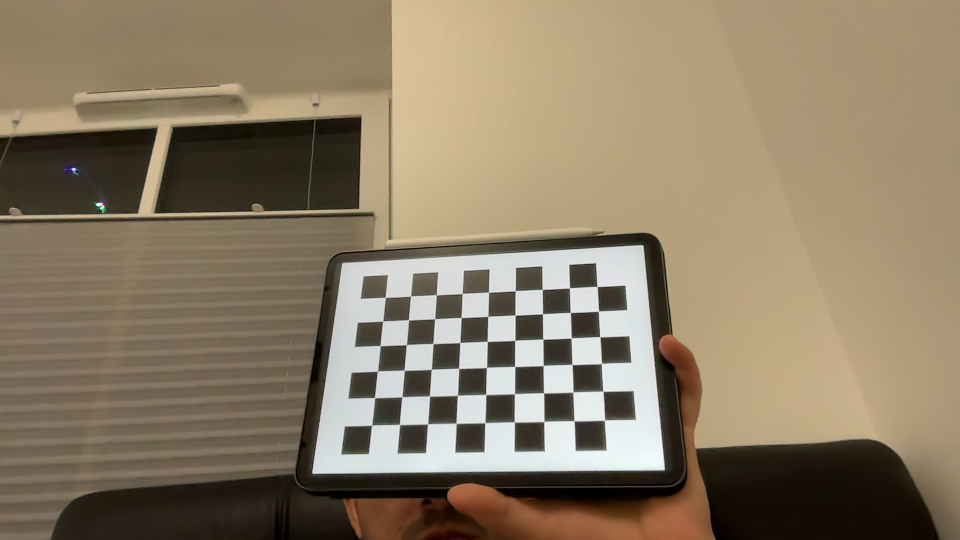
#> input picture ScientificWorking/images/img0.png, 1920 x 1080 px (shown at 1/2 size); its folder holds 5 pictures in this run
$ python calibration.py
#> lines starting #> are read from the running program, lines starting #| are printed output that depends on the picture; after the words box and inside, x2 and y2 are one past the last pixel; in counts of white or black regions, pixels touching at a corner belong together
import numpy as np
import cv2 as cv
import glob
import pickle

################ FIND CHESSBOARD CORNERS - OBJECT POINTS AND IMAGE POINTS #############################

chessboardSize = (9, 6)
frameSize = (640, 480)

# Termination criteria
criteria = (cv.TERM_CRITERIA_EPS + cv.TERM_CRITERIA_MAX_ITER, 30, 0.001)

# Prepare object points, like (0,0,0), (1,0,0), (2,0,0) ....,(6,5,0)
objp = np.zeros((chessboardSize[0] * chessboardSize[1], 3), np.float32)
objp[:, :2] = np.mgrid[0:chessboardSize[0], 0:chessboardSize[1]].T.reshape(-1, 2)

# Size of each square in millimeters
size_of_chessboard_squares_mm = 20
objp *= size_of_chessboard_squares_mm

# Arrays to store object points and image points from all the images.
objpoints = []  # 3D points in real-world space
imgpoints = []  # 2D points in image plane

# Read images from the 'images' folder
images = glob.glob('images/*.png')

if not images:
    raise FileNotFoundError("No images found in the 'images' folder. Please ensure the images are in the correct location.")

for image in images:
    img = cv.imread(image)
#> img is the input picture: shape (1080, 1920, 3); mean B, G, R 102, 125.2, 139.8
    if img is None:
        print(f"Warning: Unable to read image {image}")
        continue

    gray = cv.cvtColor(img, cv.COLOR_BGR2GRAY)
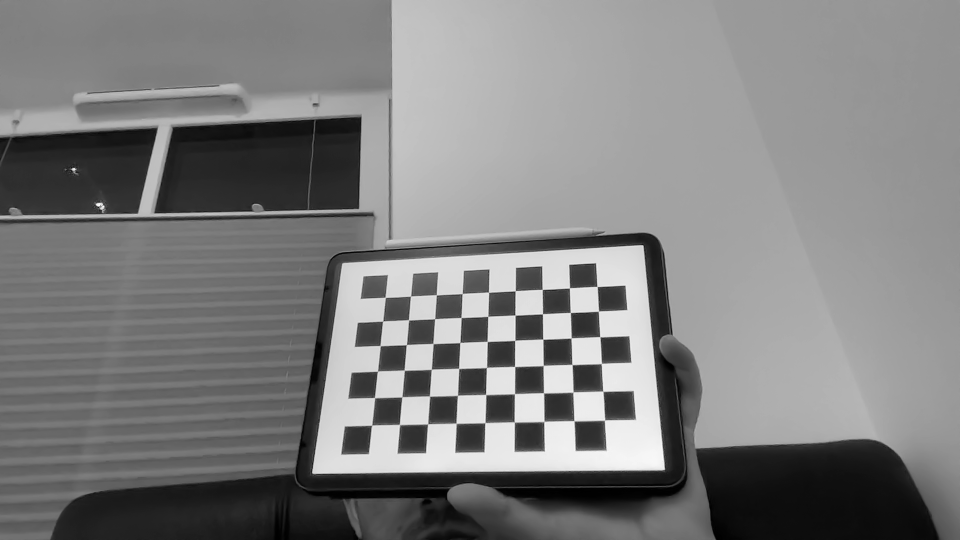
#> gray: shape (1080, 1920) (shown at 1/2 size); min 0, max 255, mean 126.9

    # Find the chess board corners
    ret, corners = cv.findChessboardCorners(gray, chessboardSize, None)
#> ret = True; corners = 54 rows, first 8: [770.9, 595.4], [821.7, 592.6], [873.3, 590.3], [924.8, 587.8], [977.6, 584.9], [1030.8, 582.2], [1085, 579.5], [1139.3, 576.4]

    # If found, add object points and image points (after refining them)
    if ret:
        objpoints.append(objp)
        corners2 = cv.cornerSubPix(gray, corners, (11, 11), (-1, -1), criteria)
#> corners2 = 54 rows, first 8: [770.7, 595.3], [821.6, 592.7], [873.1, 590.4], [924.7, 587.6], [977.6, 584.8], [1030.8, 582.1], [1084.8, 579.4], [1139.5, 576.2]
        imgpoints.append(corners2)

        # Draw and display the corners
        cv.drawChessboardCorners(img, chessboardSize, corners2, ret)
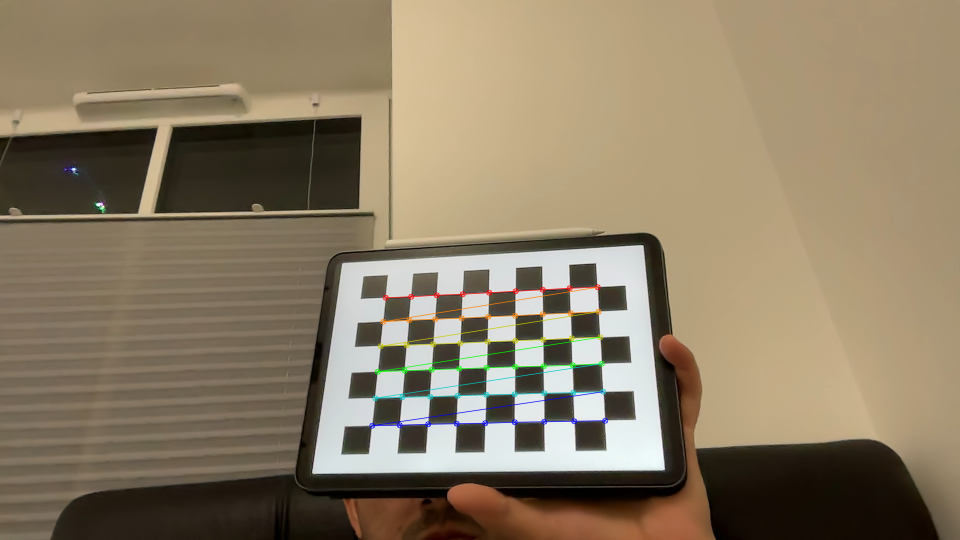
#> img: shape (1080, 1920, 3) (shown at 1/2 size); 0.91% of pixels changed, all inside (x1, y1, x2, y2) = (738, 568, 1217, 858)
        cv.imshow('img', img)
        cv.waitKey(500)
#> pass 2 of the loop `for image in images:`:
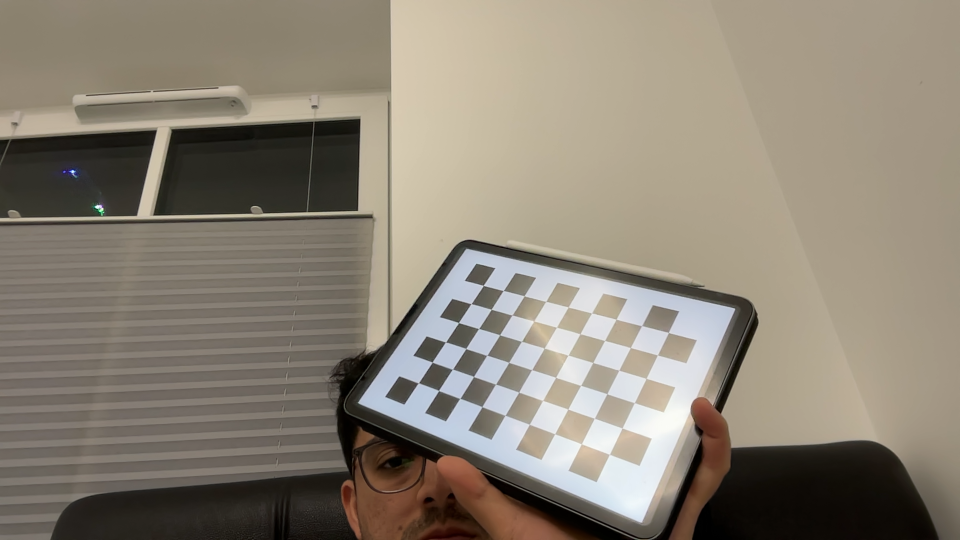
#> input picture ScientificWorking/images/img1.png, 1920 x 1080 px (shown at 1/2 size)
#> img is the input picture: shape (1080, 1920, 3); mean B, G, R 116.9, 130.5, 139.1
#> `gray = cv.cvtColor(img, cv.COLOR_BGR2GRAY)`:
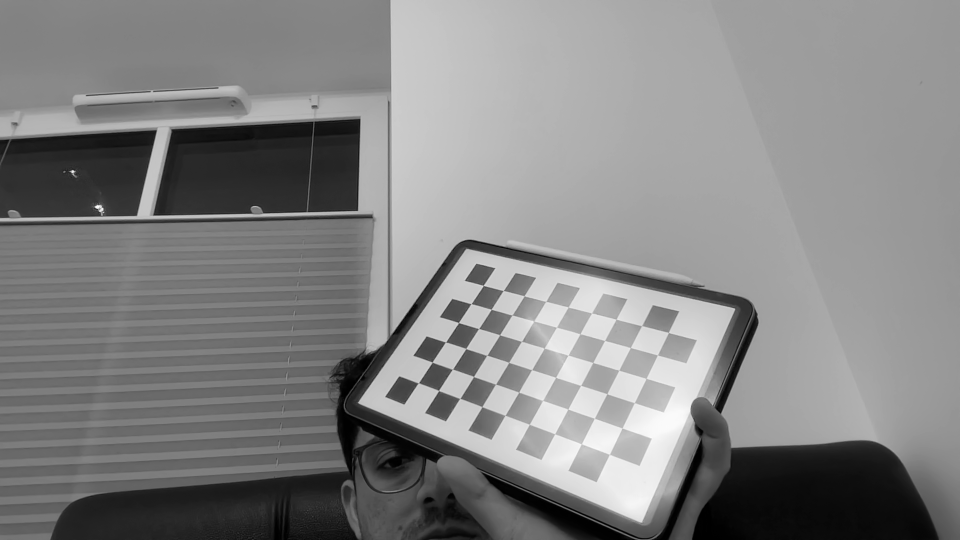
#> gray: shape (1080, 1920) (shown at 1/2 size); min 0, max 255, mean 131.6
#> ret = False; corners = 31 rows, first 8: [1153, 705], [1111.5, 755.5], [1007, 581.5], [983, 619], [943, 608], [1048.5, 592], [1025, 630.5], [1000, 670.5]
#> pass 3 of the loop `for image in images:`:
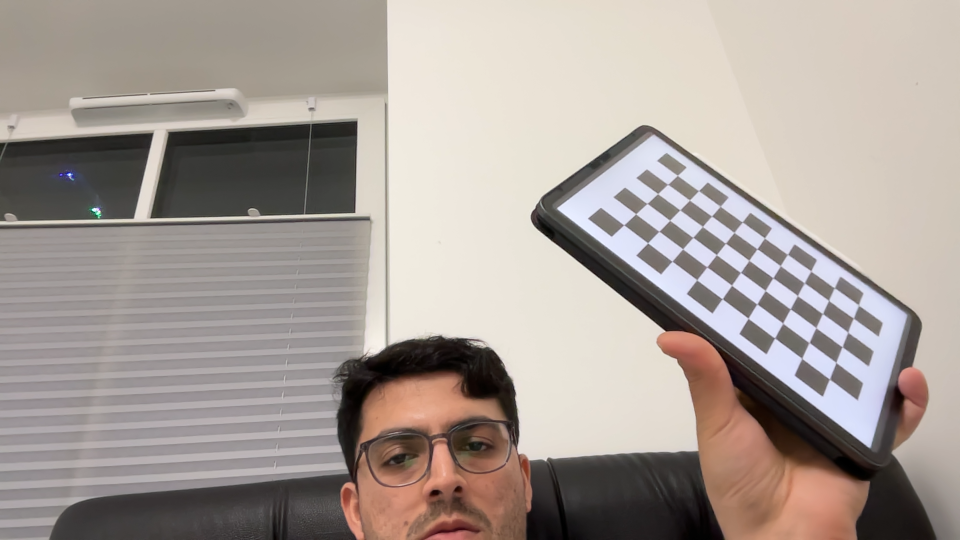
#> input picture ScientificWorking/images/img10.png, 1920 x 1080 px (shown at 1/2 size)
#> img is the input picture: shape (1080, 1920, 3); mean B, G, R 150.6, 156.7, 166.6
#> `gray = cv.cvtColor(img, cv.COLOR_BGR2GRAY)`:
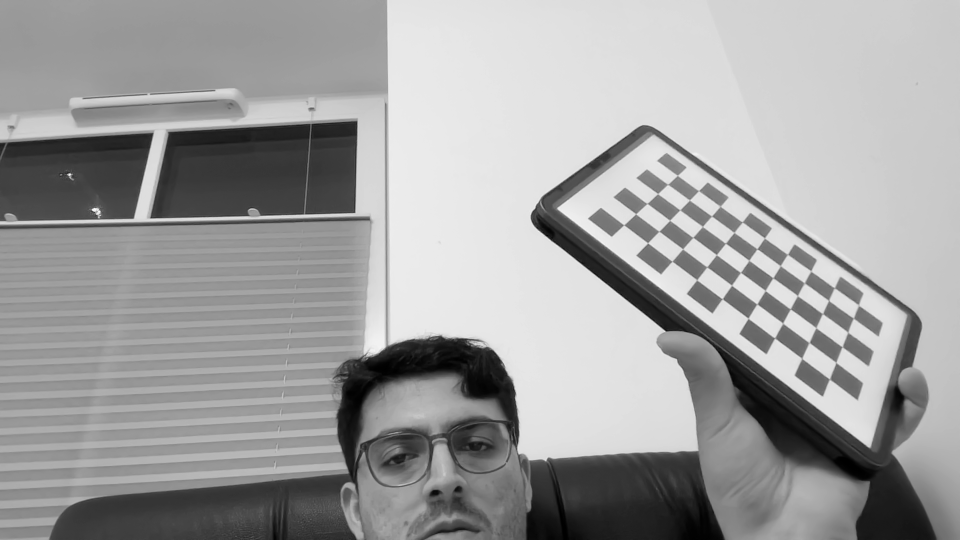
#> gray: shape (1080, 1920) (shown at 1/2 size); min 0, max 255, mean 159
#> ret = True; corners = 54 rows, first 8: [1355.1, 350.7], [1398.1, 381.8], [1441.2, 412.8], [1484.9, 444.4], [1528.8, 475.7], [1576.3, 508.7], [1621.7, 541.3], [1669, 576]
#> corners2 = 54 rows, first 8: [1355.2, 351.3], [1397.6, 381.8], [1440.8, 412.9], [1484.9, 444.4], [1529.5, 476.4], [1575.4, 509.1], [1622.2, 542.4], [1669, 576]
#> `cv.drawChessboardCorners(img, chessboardSize, corners2, ret)`:
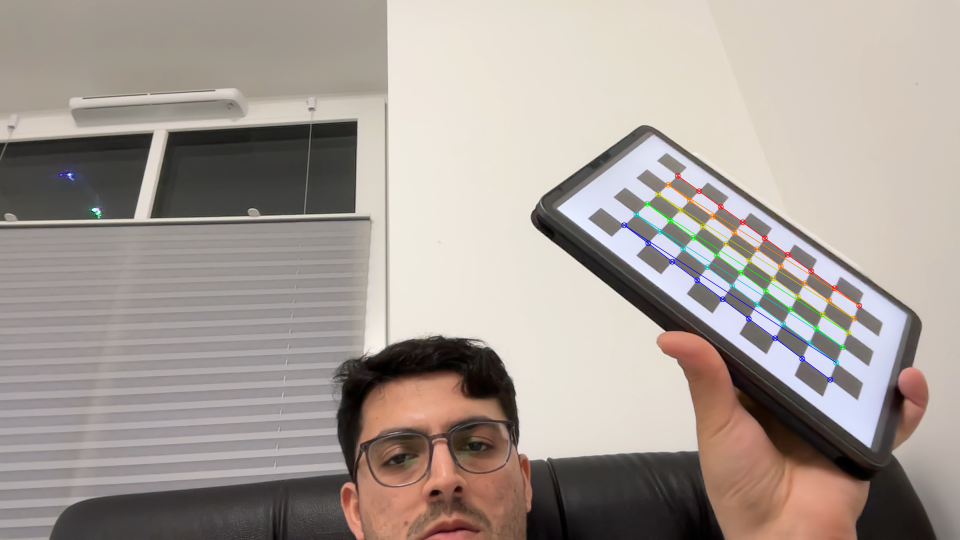
#> img: shape (1080, 1920, 3) (shown at 1/2 size); 0.82% of pixels changed, all inside (x1, y1, x2, y2) = (1242, 345, 1725, 766)
#> the loop made 5 passes; the first 3 are shown

cv.destroyAllWindows()

############## CALIBRATION #######################################################

ret, cameraMatrix, dist, rvecs, tvecs = cv.calibrateCamera(objpoints, imgpoints, frameSize, None, None)

# Save the calibration results for later use
with open("calibration.pkl", "wb") as f:
    pickle.dump((cameraMatrix, dist), f)

with open("cameraMatrix.pkl", "wb") as f:
    pickle.dump(cameraMatrix, f)

with open("dist.pkl", "wb") as f:
    pickle.dump(dist, f)

############## UNDISTORTION ######################################################

# Test with a specific image (replace with a valid image path)
test_image_path = 'images/img0.png'
img = cv.imread(test_image_path)
if img is None:
    raise FileNotFoundError(f"Test image '{test_image_path}' not found or unreadable.")

h, w = img.shape[:2]
#> h = 1080; w = 1920
newCameraMatrix, roi = cv.getOptimalNewCameraMatrix(cameraMatrix, dist, (w, h), 1, (w, h))

# Undistort
dst = cv.undistort(img, cameraMatrix, dist, None, newCameraMatrix)
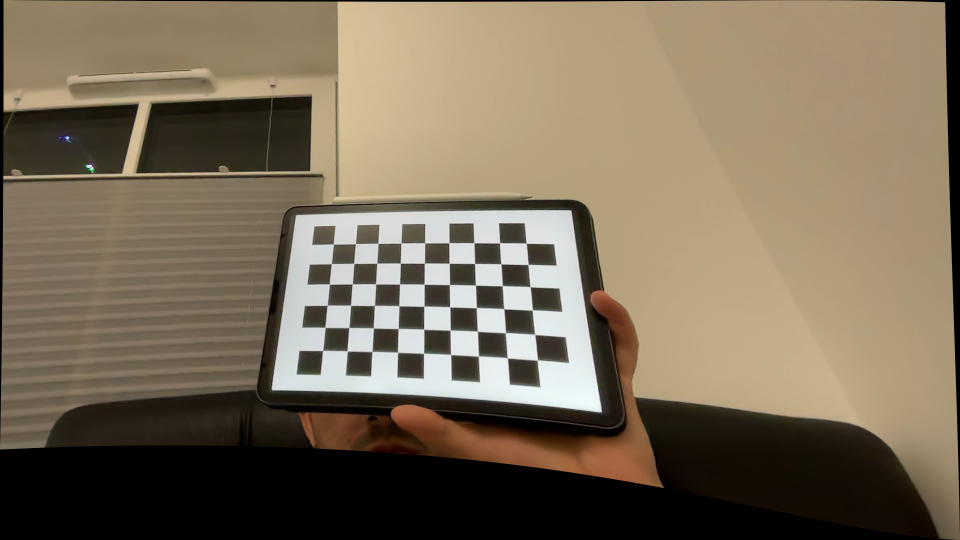
#> dst: shape (1080, 1920, 3) (shown at 1/2 size); mean B, G, R 88.8, 109.6, 122.7

# Crop the image
x, y, w, h = roi
dst = dst[y:y+h, x:x+w]
#> dst: shape (886, 1882, 3)
cv.imwrite('caliResult1.png', dst)

# Undistort with remapping
mapx, mapy = cv.initUndistortRectifyMap(cameraMatrix, dist, None, newCameraMatrix, (w, h), 5)
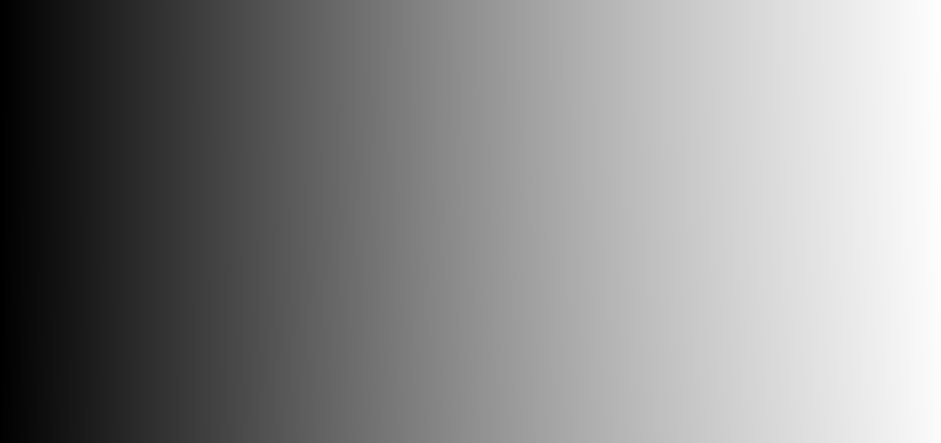
#> mapx: shape (886, 1882) float32 (shown at 1/2 size); min -8.07, max 1911.8, mean 1026.2; drawn with min black and max white
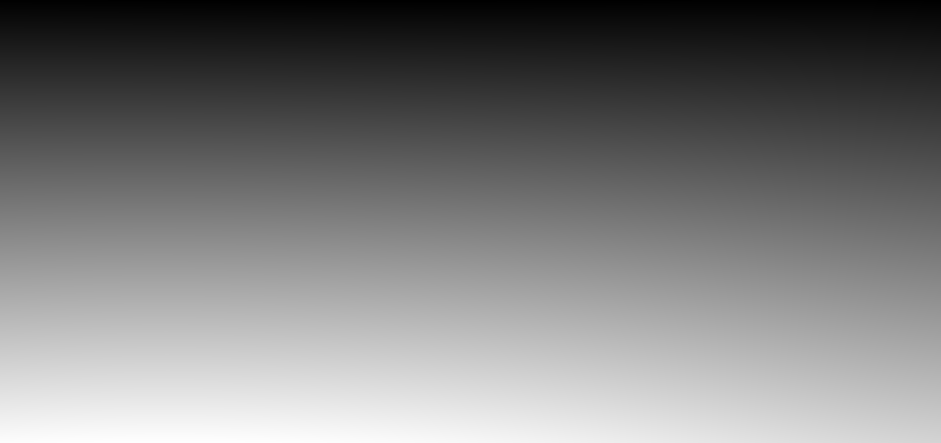
#> mapy: shape (886, 1882) float32 (shown at 1/2 size); min -4.49, max 1073.4, mean 513; drawn with min black and max white
dst = cv.remap(img, mapx, mapy, cv.INTER_LINEAR)
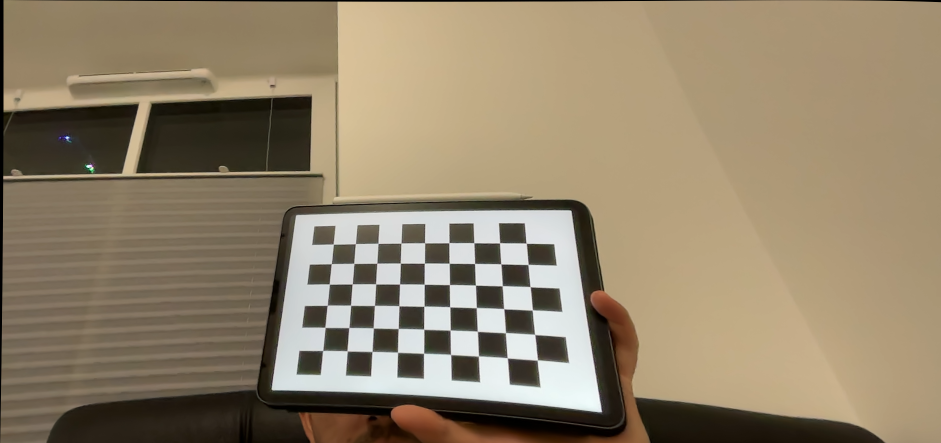
#> dst: shape (886, 1882, 3) (shown at 1/2 size); mean B, G, R 107.2, 131.6, 146.4

# Crop the image
dst = dst[y:y+h, x:x+w]
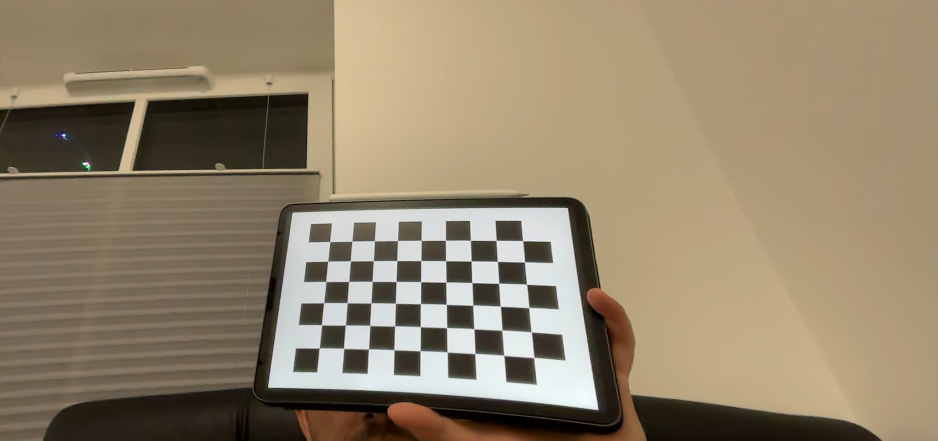
#> dst: shape (881, 1875, 3) (shown at 1/2 size); mean B, G, R 107.8, 132.2, 147.1
cv.imwrite('caliResult2.png', dst)

############## REPROJECTION ERROR ################################################

mean_error = 0

for i in range(len(objpoints)):
    imgpoints2, _ = cv.projectPoints(objpoints[i], rvecs[i], tvecs[i], cameraMatrix, dist)
    error = cv.norm(imgpoints[i], imgpoints2, cv.NORM_L2) / len(imgpoints2)
    mean_error += error

print("Total error: {:.4f}".format(mean_error / len(objpoints)))
# print the camera matrix and distortion coefficients with 3 decimal places
print("Calibration Matrix :\n")
print(np.round(cameraMatrix, 3))

print("\nDistortion array :\n")
print(np.round(dist))
